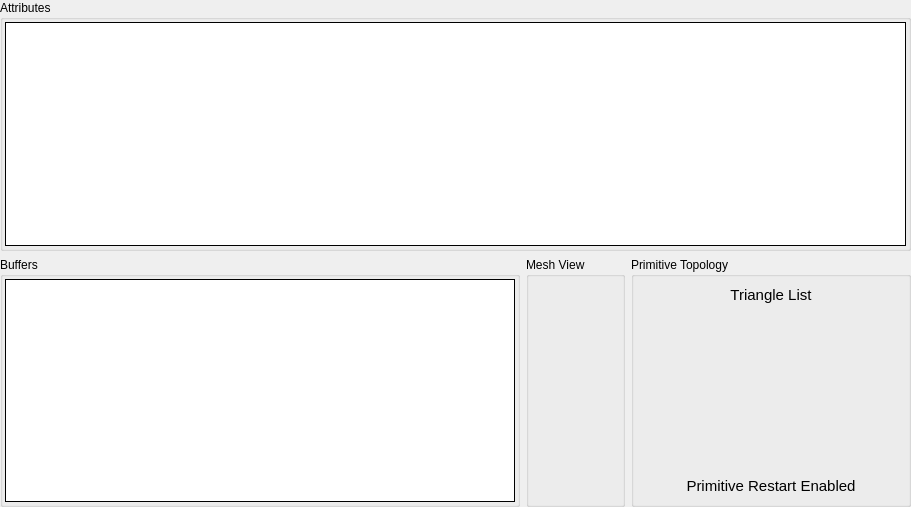
         <widget class="QWidget" name="vtxScrollContents">
          <property name="geometry">
           <rect>
            <x>0</x>
            <y>0</y>
            <width>911</width>
            <height>507</height>
           </rect>
          </property>
          <layout class="QGridLayout" name="gridLayout_3">
           <property name="leftMargin">
            <number>0</number>
           </property>
           <property name="topMargin">
            <number>0</number>
           </property>
           <property name="rightMargin">
            <number>0</number>
           </property>
           <property name="bottomMargin">
            <number>0</number>
           </property>
           <item row="0" column="0" colspan="3">
            <widget class="QGroupBox" name="attribGroup">
             <property name="sizePolicy">
              <sizepolicy hsizetype="Expanding" vsizetype="Expanding">
               <horstretch>0</horstretch>
               <verstretch>0</verstretch>
              </sizepolicy>
             </property>
             <property name="title">
              <string>Attributes</string>
             </property>
             <layout class="QHBoxLayout" name="horizontalLayout_2">
              <property name="leftMargin">
               <number>2</number>
              </property>
              <property name="topMargin">
               <number>2</number>
              </property>
              <property name="rightMargin">
               <number>2</number>
              </property>
              <property name="bottomMargin">
               <number>2</number>
              </property>
              <item>
               <widget class="RDTreeWidget" name="viAttrs">
                <property name="frameShape">
                 <enum>QFrame::Box</enum>
                </property>
                <property name="frameShadow">
                 <enum>QFrame::Plain</enum>
                </property>
                <property name="editTriggers">
                 <set>QAbstractItemView::NoEditTriggers</set>
                </property>
                <property name="showDropIndicator" stdset="0">
                 <bool>false</bool>
                </property>
                <property name="indentation">
                 <number>0</number>
                </property>
                <property name="rootIsDecorated">
                 <bool>false</bool>
                </property>
                <property name="itemsExpandable">
                 <bool>false</bool>
                </property>
                <property name="allColumnsShowFocus">
                 <bool>true</bool>
                </property>
                <property name="expandsOnDoubleClick">
                 <bool>false</bool>
                </property>
                <attribute name="headerStretchLastSection">
                 <bool>false</bool>
                </attribute>
               </widget>
              </item>
             </layout>
            </widget>
           </item>
           <item row="1" column="0">
            <widget class="QGroupBox" name="buffersGroup">
             <property name="sizePolicy">
              <sizepolicy hsizetype="Expanding" vsizetype="Expanding">
               <horstretch>0</horstretch>
               <verstretch>0</verstretch>
              </sizepolicy>
             </property>
             <property name="title">
              <string>Buffers</string>
             </property>
             <layout class="QHBoxLayout" name="horizontalLayout">
              <property name="spacing">
               <number>2</number>
              </property>
              <property name="leftMargin">
               <number>2</number>
              </property>
              <property name="topMargin">
               <number>2</number>
              </property>
              <property name="rightMargin">
               <number>2</number>
              </property>
              <property name="bottomMargin">
               <number>2</number>
              </property>
              <item>
               <widget class="RDTreeWidget" name="viBuffers">
                <property name="frameShape">
                 <enum>QFrame::Box</enum>
                </property>
                <property name="frameShadow">
                 <enum>QFrame::Plain</enum>
                </property>
                <property name="editTriggers">
                 <set>QAbstractItemView::NoEditTriggers</set>
                </property>
                <property name="showDropIndicator" stdset="0">
                 <bool>false</bool>
                </property>
                <property name="indentation">
                 <number>0</number>
                </property>
                <property name="rootIsDecorated">
                 <bool>false</bool>
                </property>
                <property name="itemsExpandable">
                 <bool>false</bool>
                </property>
                <property name="allColumnsShowFocus">
                 <bool>true</bool>
                </property>
                <property name="expandsOnDoubleClick">
                 <bool>false</bool>
                </property>
                <attribute name="headerStretchLastSection">
                 <bool>false</bool>
                </attribute>
               </widget>
              </item>
             </layout>
            </widget>
           </item>
           <item row="1" column="1">
            <widget class="QGroupBox" name="meshViewGroup">
             <property name="sizePolicy">
              <sizepolicy hsizetype="Preferred" vsizetype="Preferred">
               <horstretch>0</horstretch>
               <verstretch>0</verstretch>
              </sizepolicy>
             </property>
             <property name="title">
              <string>Mesh View</string>
             </property>
             <layout class="QVBoxLayout" name="verticalLayout_3">
              <item>
               <widget class="RDLabel" name="meshView">
                <property name="sizePolicy">
                 <sizepolicy hsizetype="Maximum" vsizetype="Ignored">
                  <horstretch>0</horstretch>
                  <verstretch>0</verstretch>
                 </sizepolicy>
                </property>
                <property name="minimumSize">
                 <size>
                  <width>75</width>
                  <height>75</height>
                 </size>
                </property>
                <property name="cursor">
                 <cursorShape>PointingHandCursor</cursorShape>
                </property>
                <property name="toolTip">
                 <string>View the mesh input data</string>
                </property>
                <property name="pixmap">
                 <pixmap resource="../../Resources/resources.qrc">:/wireframe_mesh.png</pixmap>
                </property>
                <property name="scaledContents">
                 <bool>true</bool>
                </property>
               </widget>
              </item>
             </layout>
            </widget>
           </item>
           <item row="1" column="2">
            <widget class="QGroupBox" name="topologyGroup">
             <property name="sizePolicy">
              <sizepolicy hsizetype="Preferred" vsizetype="Preferred">
               <horstretch>0</horstretch>
               <verstretch>0</verstretch>
              </sizepolicy>
             </property>
             <property name="title">
              <string>Primitive Topology</string>
             </property>
             <layout class="QVBoxLayout" name="verticalLayout_2">
              <item>
               <widget class="QLabel" name="topology">
                <property name="font">
                 <font>
                  <pointsize>11</pointsize>
                 </font>
                </property>
                <property name="text">
                 <string>Triangle List</string>
                </property>
                <property name="alignment">
                 <set>Qt::AlignHCenter|Qt::AlignTop</set>
                </property>
               </widget>
              </item>
              <item>
               <widget class="QLabel" name="topologyDiagram">
                <property name="sizePolicy">
                 <sizepolicy hsizetype="Preferred" vsizetype="MinimumExpanding">
                  <horstretch>0</horstretch>
                  <verstretch>0</verstretch>
                 </sizepolicy>
                </property>
                <property name="minimumSize">
                 <size>
                  <width>256</width>
                  <height>0</height>
                 </size>
                </property>
                <property name="text">
                 <string/>
                </property>
                <property name="pixmap">
                 <pixmap resource="../../Resources/resources.qrc">:/topologies/topo_trilist.svg</pixmap>
                </property>
                <property name="alignment">
                 <set>Qt::AlignCenter</set>
                </property>
               </widget>
              </item>
              <item>
               <widget class="QLabel" name="primRestart">
                <property name="font">
                 <font>
                  <pointsize>11</pointsize>
                 </font>
                </property>
                <property name="text">
                 <string>Primitive Restart Enabled</string>
                </property>
                <property name="alignment">
                 <set>Qt::AlignBottom|Qt::AlignHCenter</set>
                </property>
               </widget>
              </item>
             </layout>
            </widget>
           </item>
          </layout>
         </widget>
